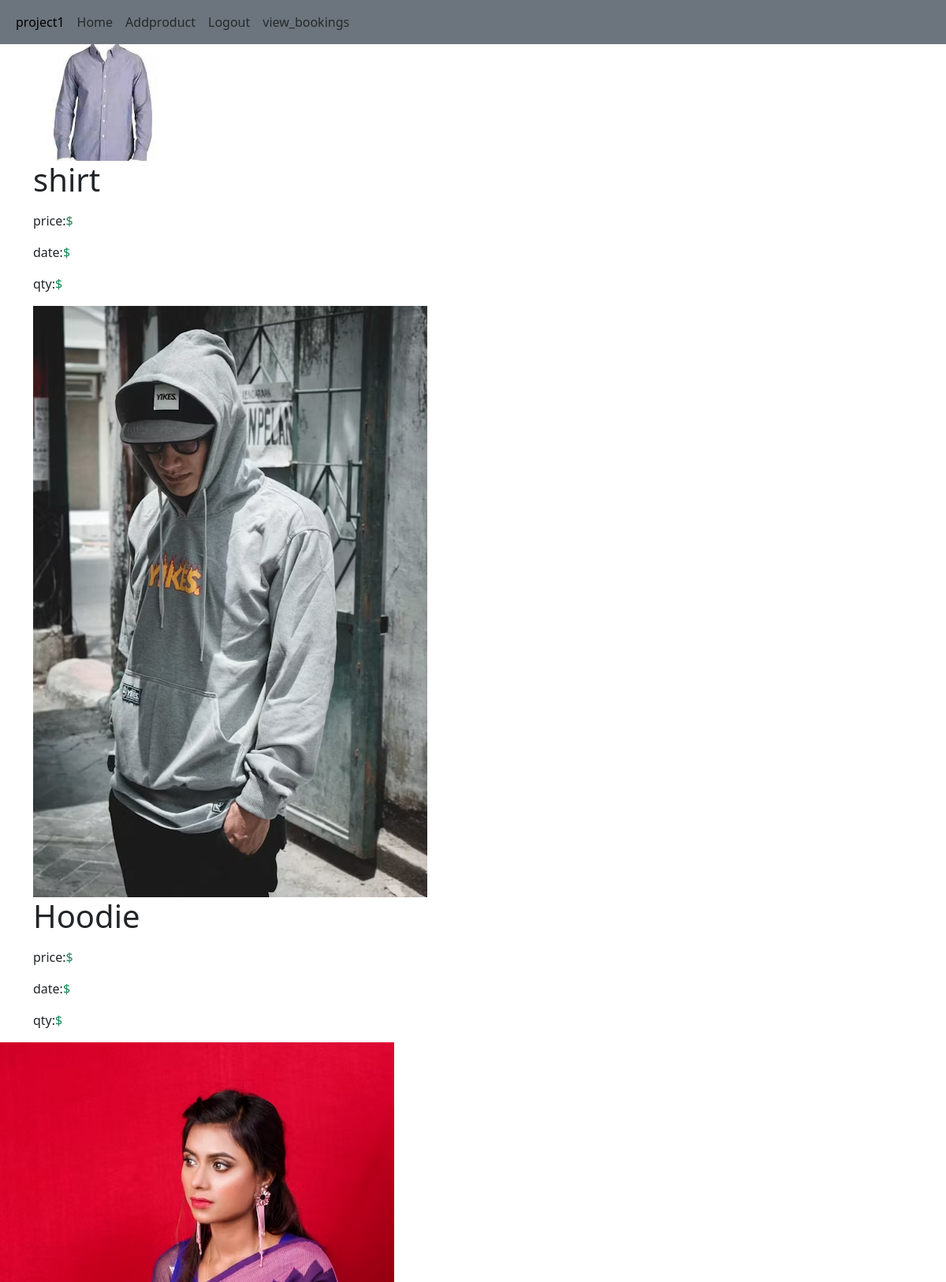
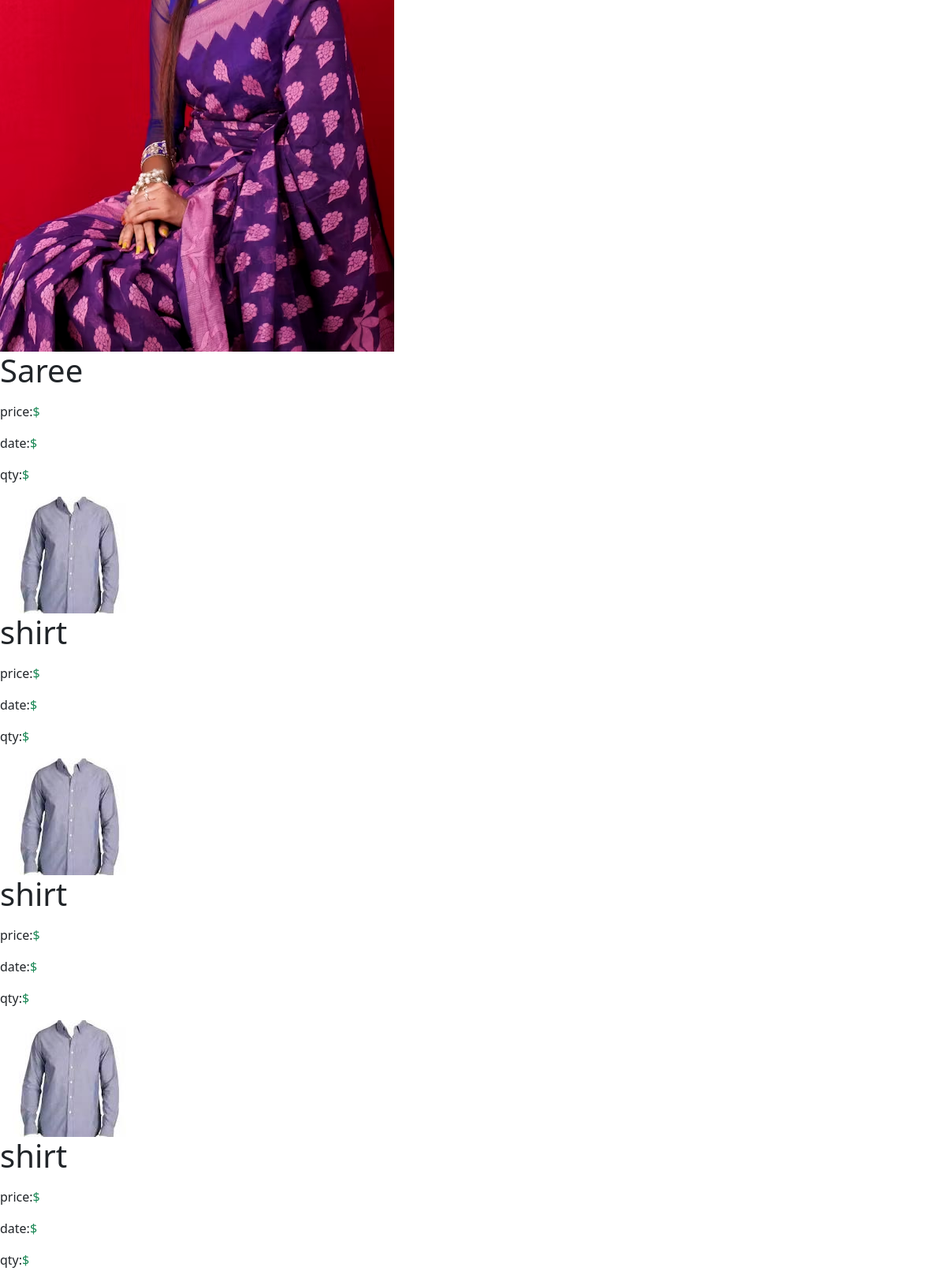
The app's page /view_bookings with its own data (2 pictures, top to bottom).
### app/models.py (models this page shows)
class Buy(models.Model):
    product=models.ForeignKey(Product,on_delete=models.CASCADE)
    user=models.ForeignKey(User,on_delete=models.CASCADE)
    qty=models.IntegerField()
    price=models.IntegerField()
    date=models.DateField(auto_now_add=True)

class Product(models.Model):
    pid=models.TextField()
    name=models.TextField()
    dis=models.TextField()
    price=models.IntegerField()
    offer_price=models.IntegerField()
    stock=models.IntegerField()
    img=models.FileField()

### app/views.py (the view)
# urls.py: path('view_bookings',views.view_bookings),
def view_bookings(req):
    buy=Buy.objects.all()[::-1]
    return render(req,'shop/view_bookings.html',{'view_bookings':buy})

### templates/shop/view_bookings.html (shortened to what this page needs)
<!DOCTYPE html>
<html lang="en">
<head>
    <link href="https://cdn.jsdelivr.net/npm/bootstrap@5.3.3/dist/css/bootstrap.min.css" rel="stylesheet">
</head>
<body>
    <nav class="navbar navbar-expand-sm bg-secondary navbar-light">
        <div class="container-fluid">
          <ul class="navbar-nav">
            <li class="nav-item">
              <a class="nav-link active" href="#">project1</a>
            </li>
            <li class="nav-item">
              <a class="nav-link" href="#">Home</a>
            </li>
            <li class="nav-item">
              <a class="nav-link" href="addproduct">Addproduct</a>
            </li>
            <li class="nav-item">
              <a class="nav-link " href="logout">Logout</a>
            </li>
            <li class="nav-item">
                <a class="nav-link " href="view_bookings">view_bookings</a>
              </li>
          </ul>
        </div>
      </nav>
      <div class="container">
        <div class="row">
          {% for i in view_bookings %}
          <div class="col-lg-12">
            <img src="{{ i.product.img.url }}" alt="product image">
          </div>
          <div class="col-md-7">
            <h1 class="mb-3">{{i.product.name}}</h1>
            <p>price:<span class="text-success fw-">${{br.offer_price}}</span></p>
            <p>date:<span class="text-success fw-">${{br.date}}</span></p>
            <p>qty:<span class="text-success fw-">${{br.qty}}</span></p>
          </div>
          </div>
          {% endfor %}
</body>
</html>

### records on screen
Buy: product.img (picture), product.name "shirt"
Buy: product.img (picture), product.name "Hoodie"
Buy: product.img (picture), product.name "Saree"
Buy: product.img (picture), product.name "shirt"
Buy: product.img (picture), product.name "shirt"
Buy: product.img (picture), product.name "shirt"
